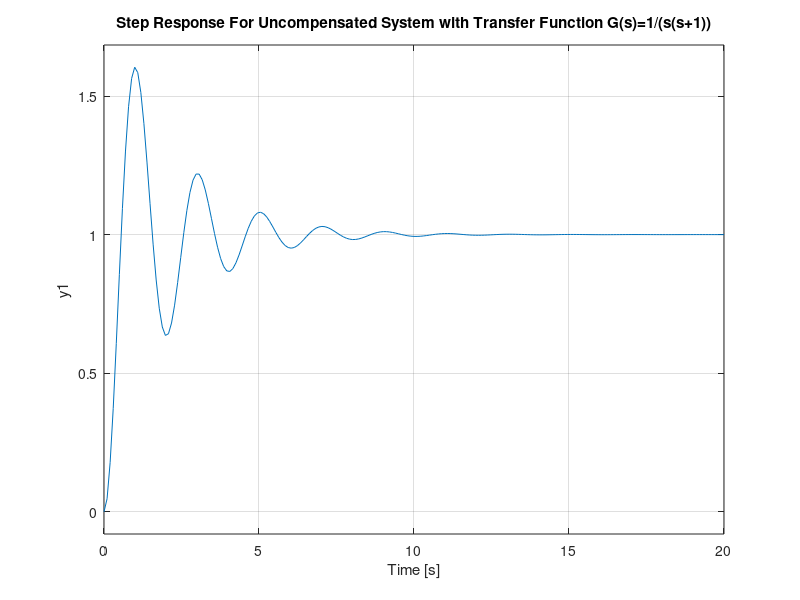

Write MATLAB code to recreate this figure. (Note: this script raises an error after producing the figure.)
%% 
clc;clear;
%For Uncompensated System
%For Transfer Function G(s)=1/(s(s+1))
G=zpk([],[0 -1],10)
sys=feedback(G,1)
%StepResponse For Uncompensated System
figure(1)
step(sys)
grid on;
title('Step Response For Uncompensated System with Transfer Function G(s)=1/(s(s+1))')
stepinfo(sys)
%Frequency Response Of Transfer Function G(s)=1/(s(s+1)) Using Bode Plot
figure(2)
bode(G)
grid on;
margin(G)
[Gm Pm]=margin(G)
%For Lead Compensated System Specifications -> Kv=10(1/sec), phase=35 degrees
%For Transfer Function G(s)=(10(1+0.385s))/(s(s+1)(1+0.162s))
G1=zpk([-1/0.385],[0 -1 -1/0.162],10*0.385/0.162)
sys1=feedback(G1,1)
%Step Response For Uncompensated System
figure(3)
step(sys1)
grid on;
title('Step Response For Lead compensated System with Transfer Function G(s)=(10(1+0.385s))/(s(s+1)(1+0.162s))')
stepinfo(sys1)
%Frequency Response Of Transfer Function G(s)=(10(1+0.385s))/(s(s+1)(1+0.162s)) Using Bode Plot
figure(4)
bode(G1)
grid on;
margin(G1)
[Gm Pm]=margin(G1)
%% 
%For Uncompensated System
%For Transfer Function G(s)=1/(s(s+1)(s+5))
G2=zpk([],[0 -1 -5],8/0.2)
sys2=feedback(G2,1)
%Step Response Of Transfer Function G(s)=1/(s(s+1))
figure(5)
step(sys2)
grid on;
title('Step Response For Uncompensated System with Transfer Function G(s)=1/(s(s+1)(s+5))')
stepinfo(sys2)
%Frequency Response Of Transfer Function G(s)=1/(s(s+1)(s+5)) Using Bode Plot
figure(6)
bode(G2)
grid on;
margin(G2)
[Gm Pm]=margin(G2)

%For Lag Compensated System, the Specifications -> Damping ratio=0.3,ts=12s,Kv>=8(1/sec)
%Transfer Function G(s)=(8(1+5s))/(s(s+1)(1+0.2s)(1+40s)))
G3=zpk([-1/5],[0 -1 -5 -1/40],5)
sys3=feedback(G3,1)
%Step Response Of Transfer Function G(s)=1/(s(s+1))
figure(7)
step(sys3)
grid on;
title('Step Response For Lag compensated System with Transfer Function G(s)=(8(1+5s))/(s(s+1)(1+0.2s)(1+40s)))')
stepinfo(sys3)
%Frequency Response Of Transfer Function G(s)=(8(1+5s))/(s(s+1)(1+0.2s)(1+40s))) Using Bode Plot
figure(8)
bode(G3)
grid on;
margin(G3)
[Gm Pm]=margin(G3)
%% 
%For Uncompensated System
%For Transfer Function G(s)=1/(s(1+0.5s)(1+0.1s))
G4=zpk([],[0 -2 -10],25*20)
sys4=feedback(G4,1)
%Step Response Of Transfer Function G(s)=1/(s(s+1))
figure(9)
step(sys4)
grid on;
title('Step Response For Uncompensated transfer function G(s)=1/(s(1+0.5s)(1+0.1s))')
stepinfo(sys4)
%Frequency Response Of Transfer Function G(s)=1/(s(1+0.5s)(1+0.1s)) Using Bode Plot
figure(10)
bode(G4)
grid on;
margin(G4)
[Gm Pm]=margin(G4)


%For Lag-Lead Compsated System With Specifications -> Damping ratio=0.3,ts=12s,Kv>=25(1/sec)
%Transfer Function G(s)=(25(1+2s))/(s(1+0.5s)(1+0.1s)(1+16s)))
G5=zpk([-1/2 -1/0.746 ],[0 -2 -10 -1/16 -1/0.093],(50*0.746/(0.5*0.1*16*0.093)))
sys5=feedback(G5,1)
%Step Response Of Transfer Function G(s)=1/(s(s+1))
figure(11)
step(sys5)
grid on;
title('Step Response For Lag-Leadcompensated transfer function G(s)=(25(1+2s))/(s(1+0.5s)(1+0.1s)(1+16s)))')
stepinfo(sys5)
%Frequency Response Of Transfer Function G(s)=(25(1+2s))/(s(1+0.5s)(1+0.1s)(1+16s))) Using Bode Plot
figure(12)
bode(G5)
grid on;
margin(G5)
[Gm Pm]=margin(G5)
